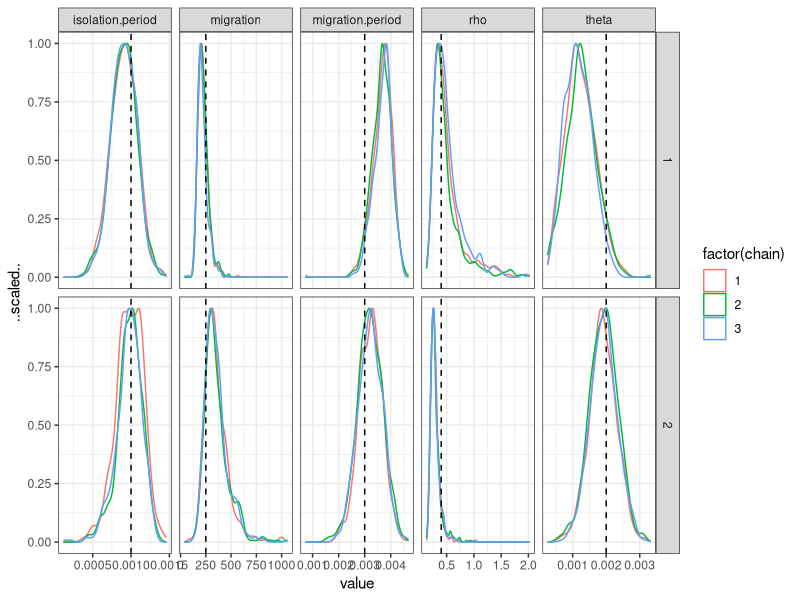

Reproduce this figure in R.
library(reshape2)
library(ggplot2)


all.chains <- rbind(data.frame(sim=1,chain=1,read.table('mcmc-sim-1-chain-1.txt', header=TRUE)[,1:5]),
                    data.frame(sim=1,chain=2,read.table('mcmc-sim-1-chain-2.txt', header=TRUE)[,1:5]),
                    data.frame(sim=1,chain=3,read.table('mcmc-sim-1-chain-3.txt', header=TRUE)[,1:5]),
                    data.frame(sim=2,chain=1,read.table('mcmc-sim-2-chain-1.txt', header=TRUE)[,1:5]),
                    data.frame(sim=2,chain=2,read.table('mcmc-sim-2-chain-2.txt', header=TRUE)[,1:5]),
                    data.frame(sim=2,chain=3,read.table('mcmc-sim-2-chain-3.txt', header=TRUE)[,1:5]))
                    
qplot(value, ..scaled.., geom='density', facets=variable~sim, color=factor(chain),
      data=melt(all.chains, id.vars=c('sim','chain'))) +
  geom_vline(aes(xintercept = true.value), 
             data=data.frame(variable=c('isolation.period','migration.period','theta','rho','migration'),
                             true.value=c(0.001, 0.003, 0.002, 0.4, 250)),
             col=I('black'), linetype=I('dashed')) +
  facet_grid(sim~variable, scales='free') + theme_bw()
